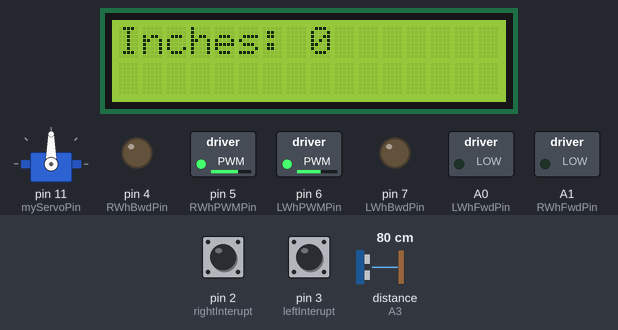
The sketch below on a simulated Arduino Uno, built with avr-gcc and run on an emulated ATmega328P. Shown: servo, 16×2 character LCD, switched loads named in the sketch (green lamp = pin HIGH), output pins drawn as LEDs (lit = HIGH). Wiring (inferred from the names in the program): ultrasonic range finder: trigger A2; echo A3. The inputs (shaded band) are chosen by the test bench; at power-on: pin 3 (leftInterupt) LOW, pin 2 (rightInterupt) LOW, distance to the obstacle (sensor on A3) 80 cm. The echo pulse lasts 58.3 µs per cm; pins used as bus, display or sensor lines are not drawn; what the sketch prints to the serial monitor is not drawn.

Above: at 1.8 s.
1.9 s: pin 3 (leftInterupt) pulled HIGH for 1.45 s
At 3.4 s:
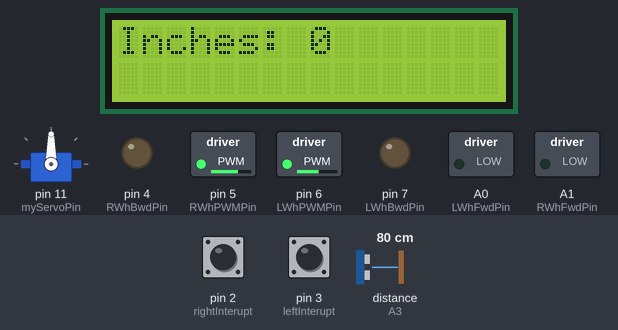
5.2 s: pin 2 (rightInterupt) pulled HIGH for 1.45 s
At 7.1 s:
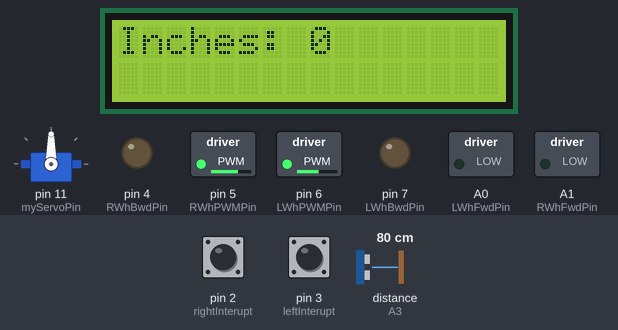
8.8 s: pin 3 (leftInterupt) pulled HIGH for 3.2 s
At 10.5 s:
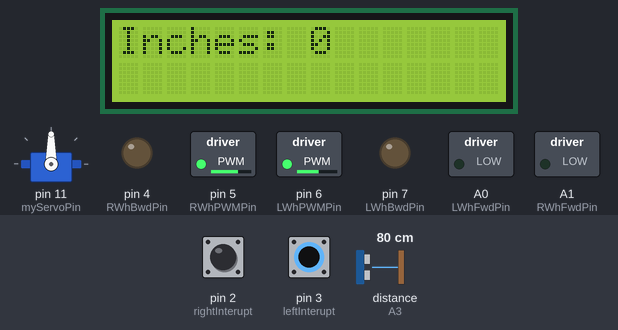
13.6 s: pin 2 (rightInterupt) pulsed HIGH 5 times (0.12 s each, 0.3 s apart)
At 16.2 s:
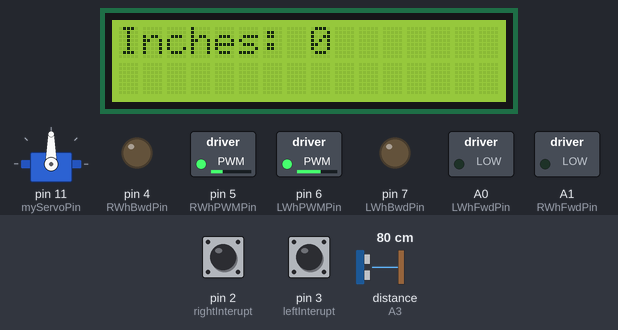
17.3 s: pin 2 (rightInterupt) pulled HIGH for 1.45 s
At 19.0 s:
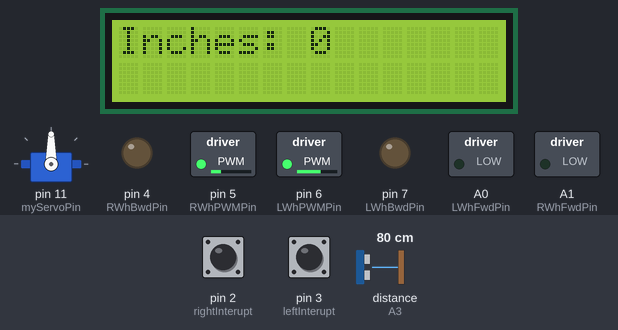
20.9 s: pin 2 (rightInterupt) pulsed HIGH 5 times (0.12 s each, 0.3 s apart)
At 23.1 s:
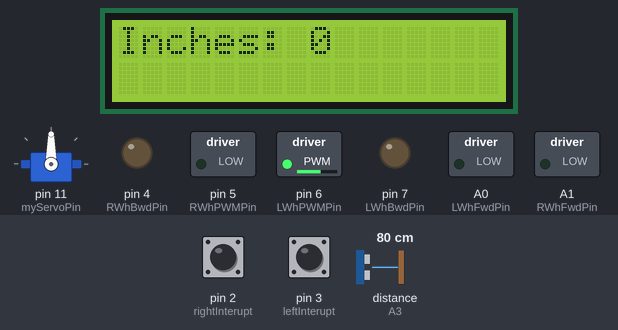
Timing chart, 0 to 24.6 s (numbered marks = the images above; inputs shaded):
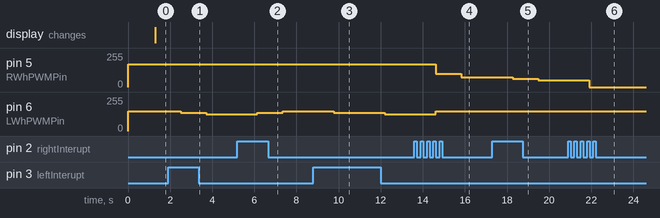

The sketch:

Week4.ino
```cpp
/* Parker Murphy and Frederick Levins
 */
 #include <Servo.h>
 #include <Wire.h> // Library for I2C communication
 #include <LiquidCrystal_I2C.h> // Library for LCD
 #define DECODE_NEC
 #include <IRremote.hpp>
 #define IR_Pin 10
 #define forward 24
 #define backward 82
 #define stop 28
 #define left 8
 #define right 90

 // Wiring: SDA pin is connected to A4 and SCL pin to A5. for US

 const int RSPD1 = 170;        //Right Wheel PWM.  Change this value so your car will go roughly straight
 const int LSPD1 = 150;        //Left Wheel PWM
 const int RSPD2 = 150;        //Right Wheel PWM
 const int LSPD2 = 150;        //Left Wheel PWM

 const int LWhFwdPin = A0;//10;
 const int LWhBwdPin = 7;//A5;
 const int LWhPWMPin = 6;//11;

 const int RWhFwdPin = A1;//7;
 const int RWhBwdPin = 4;//6;
 const int RWhPWMPin = 5;

 const int leftInterupt = 3;
 const int rightInterupt = 2;

 const int myServoPin = 11;


 const int pingPin = A2; // trigger
 const int echoPin = A3; // echo

 Servo myServo;  // servo object to control ultrasonic servo
 LiquidCrystal_I2C lcd = LiquidCrystal_I2C(0x27, 16, 2);

 int gain=12;
 int delCntr=0;
 volatile long cntrL, cntrR;
 volatile long LIntTime, RIntTime;

 long stopTime;
 int code = 0;
 int leftTurn = 0;
// week 4
  const long cntrPerDeg = .83; // 74.84 / 90
  const long cntrT = 90 * cntrPerDeg + 0.5;

void setup()
{
  myServo.attach(myServoPin);
  myServo.write(90);


  pinMode(LWhFwdPin,OUTPUT);
  pinMode(LWhBwdPin,OUTPUT);
  pinMode(LWhPWMPin,OUTPUT);
  pinMode(RWhFwdPin,OUTPUT);
  pinMode(RWhBwdPin,OUTPUT);
  pinMode(RWhPWMPin,OUTPUT);

  digitalWrite(LWhFwdPin,LOW);
  digitalWrite(LWhBwdPin,LOW);
  digitalWrite(LWhPWMPin,LOW);

  digitalWrite(RWhFwdPin,LOW);
  digitalWrite(RWhBwdPin,LOW);
  digitalWrite(RWhPWMPin,LOW);

  attachInterrupt(digitalPinToInterrupt(leftInterupt), leftWhlCnt, CHANGE);
  attachInterrupt(digitalPinToInterrupt(rightInterupt), rightWhlCnt, CHANGE);

  cntrR = 0;
  cntrL = 0;
  LIntTime = 0;
  RIntTime = 0;

  analogWrite(RWhPWMPin,RSPD1);
  analogWrite(LWhPWMPin,LSPD1);
  pinMode(IR_Pin, INPUT);
  IrReceiver.begin(IR_Pin, ENABLE_LED_FEEDBACK);

  //Week 4 US
  pinMode(pingPin, OUTPUT);
  pinMode(echoPin, INPUT);

  lcd.init();
  lcd.backlight();
  lcd.home();
  lcd.clear();
    Serial.begin(9600);
}

void loop()
{

  // Week 4 Ultra
  long duration, inches;
  digitalWrite(pingPin, LOW);
  delayMicroseconds(2);
  digitalWrite(pingPin, HIGH);
  delayMicroseconds(10);
  digitalWrite(pingPin, LOW);
  delay(200);

  duration = pulseIn(echoPin, HIGH);
  inches = microsecondsToInches(duration);
  lcd.clear();
  lcd.setCursor(0,0);
  lcd.print("Inches: ");
  lcd.print(inches);
  Serial.print("Duration: ");
  Serial.println(duration);
  Serial.print("Inches: ");
  Serial.println(inches);


  long tmpLcntr, tmpRcntr;
  tmpLcntr = cntrL;
  tmpRcntr = cntrR;
  delCntr = abs(tmpLcntr - tmpRcntr);
  if(tmpLcntr > tmpRcntr)
  {
    if(leftTurn == 0){
    analogWrite(RWhPWMPin,RSPD1);
    analogWrite(LWhPWMPin,max(LSPD1-int(gain*delCntr+.5),0));
    }
  }
  else if(tmpLcntr < tmpRcntr) {
      analogWrite(LWhPWMPin,LSPD1);
      analogWrite(RWhPWMPin,max(RSPD1-int(gain*delCntr+.5),0));
  }
  else if(tmpLcntr==tmpRcntr)
  {
    analogWrite(RWhPWMPin,RSPD1);
    analogWrite(LWhPWMPin,LSPD1);
    if(leftTurn==1){
    leftTurn=0;
    analogWrite(RWhPWMPin,0);
    analogWrite(LWhPWMPin,0);
    }
  }

  if (IrReceiver.decode()) {
    cntrL=0;
    cntrR=0;
    Serial.print("code=");
  code = IrReceiver.decodedIRData.command;
  Serial.println(code);
  switch (code) {
    case forward:
      leftTurn=0;
      digitalWrite(LWhFwdPin, HIGH);
      digitalWrite(LWhBwdPin, LOW);
      digitalWrite(RWhFwdPin, HIGH);
      digitalWrite(RWhBwdPin, LOW);
      analogWrite(LWhPWMPin,LSPD1);
      analogWrite(RWhPWMPin,RSPD1);
      break;
    case backward:
      leftTurn=0;
      digitalWrite(LWhFwdPin, LOW);
      digitalWrite(LWhBwdPin, HIGH);
      digitalWrite(RWhFwdPin, LOW);
      digitalWrite(RWhBwdPin, HIGH);
      analogWrite(LWhPWMPin,LSPD1);
      analogWrite(RWhPWMPin,RSPD1);
      break;
    case left: //8 and 90
      leftTurn=1;
      analogWrite(LWhPWMPin,0);
      analogWrite(RWhPWMPin,RSPD1);
      digitalWrite(LWhFwdPin, HIGH);
      digitalWrite(RWhFwdPin, HIGH);
      cntrR = 0;
      cntrL = 18;//cntrT;
    break;
    case stop:
      leftTurn=0;
      digitalWrite(LWhFwdPin, LOW);
      digitalWrite(LWhBwdPin, LOW);
      digitalWrite(RWhFwdPin, LOW);
      digitalWrite(RWhBwdPin, LOW);
      analogWrite(LWhPWMPin,LSPD1);
      analogWrite(RWhPWMPin,RSPD1);
      break;
    }
  IrReceiver.resume();


  }
}
void leftWhlCnt()
{
  long intTime = micros();
  if(intTime > LIntTime + 1000L)
  {
    LIntTime = intTime;
    cntrL++;
  }
}

void rightWhlCnt()  // Complete this ISR
{
  long intTime = micros();
  if(intTime > RIntTime + 1000L)
  {
    RIntTime = intTime;
    cntrR++;
  }
}


long microsecondsToInches(long microseconds) {
  return microseconds / 74 / 2;
}
```

Measured:
- after the input at 1.9 s, pin 6 (LWhPWMPin): 150/255 → 138/255 after 0.60 s, → 126/255 1.2 s later
- after the input at 5.2 s, pin 6 (LWhPWMPin): 126/255 → 138/255 after 0.93 s, → 150/255 1.2 s later
- after the input at 8.8 s, pin 6 (LWhPWMPin): 150/255 → 138/255 after 0.97 s, → 126/255 2.4 s later
- after the input at 13.6 s, pin 5 (RWhPWMPin): 170/255 → 98/255 after 1.0 s, → 74/255 1.2 s later; pin 6 (LWhPWMPin): 126/255 → 150/255 after 1.0 s
- after the input at 17.3 s, pin 5 (RWhPWMPin): 74/255 → 62/255 after 0.96 s, → 50/255 1.2 s later
- after the input at 20.9 s, pin 5 (RWhPWMPin): 50/255 → 0/255 after 1.0 s
